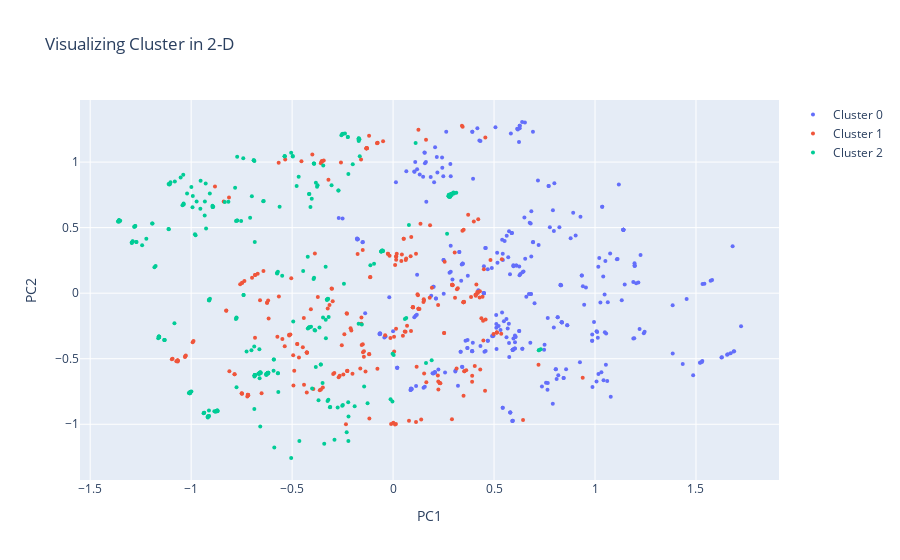

The cell this chart's notebook holds for it:
### Code cell
trace0 = go.Scatter(
                    x = cluster0["PCA_comp1"],
                    y = cluster0["PCA_comp2"],
                    mode = 'markers', marker = dict(size = 4),
                    name = 'Cluster 0')

trace1 = go.Scatter(
                    x = cluster1["PCA_comp1"],
                    y = cluster1["PCA_comp2"],
                    mode = 'markers', marker = dict(size = 4),
                    name = 'Cluster 1')

trace2 = go.Scatter(
                    x = cluster2["PCA_comp1"],
                    y = cluster2["PCA_comp2"],
                    mode = 'markers', marker = dict(size = 4),
                    name = 'Cluster 2')

trace3 = go.Scatter(
                    x = cluster3["PCA_comp1"],
                    y = cluster3["PCA_comp2"],
                    mode = 'markers', marker = dict(size = 4),
                    name = 'Cluster 3')

trace4 = go.Scatter(
                    x = cluster4["PCA_comp1"],
                    y = cluster4["PCA_comp2"],
                    mode = 'markers', marker = dict(size = 4),
                    name = 'Cluster 4')

trace5 = go.Scatter(
                    x = cluster5["PCA_comp1"],
                    y = cluster5["PCA_comp2"],
                    mode = 'markers', marker = dict(size = 4),
                    name = 'Cluster 5')

trace6 = go.Scatter(
                    x = cluster6["PCA_comp1"],
                    y = cluster6["PCA_comp2"],
                    mode = 'markers', marker = dict(size = 4),
                    name = 'Cluster 6')

trace7 = go.Scatter(
                    x = cluster7["PCA_comp1"],
                    y = cluster7["PCA_comp2"],
                    mode = 'markers', marker = dict(size = 4),
                    name = 'Cluster 7')

trace8 = go.Scatter(
                    x = cluster8["PCA_comp1"],
                    y = cluster8["PCA_comp2"],
                    mode = 'markers', marker = dict(size = 4),
                    name = 'Cluster 8')

trace9 = go.Scatter(
                    x = cluster9["PCA_comp1"],
                    y = cluster9["PCA_comp2"],
                    mode = 'markers', marker = dict(size = 4),
                    name = 'Cluster 9')

trace10 = go.Scatter(
                    x = cluster10["PCA_comp1"],
                    y = cluster10["PCA_comp2"],
                    mode = 'markers', marker = dict(size = 4),
                    name = 'Cluster 10')

data = [trace0, trace1, trace2, trace3, trace4, trace5, trace6, trace7, trace8, trace9, trace10]

title = "Visualizing Cluster in 2-D"

layout = dict(title = title,
              xaxis = dict(title = 'PC1', ticklen = 5, zeroline = False),
              yaxis = dict(title = 'PC2', ticklen = 5, zeroline = False)
                          )
              
fig = dict(data = data, layout = layout)
              
iplot(fig)

### Figure 1 — Plotly figure (JSON) as saved in the notebook; plotly's stock layout.template omitted (floating-point values rounded to 4 significant figures; data arrays with more than 128 entries replaced by an {"elided": "..."} marker saying what was removed)
{"data": [{"marker": {"size": 4}, "mode": "markers", "name": "Cluster 0", "type": "scatter", "x": {"elided": "331 float values"}, "y": {"elided": "331 float values"}}, {"marker": {"size": 4}, "mode": "markers", "name": "Cluster 1", "type": "scatter", "x": {"elided": "260 float values"}, "y": {"elided": "260 float values"}}, {"marker": {"size": 4}, "mode": "markers", "name": "Cluster 2", "type": "scatter", "x": {"elided": "305 float values"}, "y": {"elided": "305 float values"}}, {"marker": {"size": 4}, "mode": "markers", "name": "Cluster 3", "type": "scatter", "x": [], "y": []}, {"marker": {"size": 4}, "mode": "markers", "name": "Cluster 4", "type": "scatter", "x": [], "y": []}, {"marker": {"size": 4}, "mode": "markers", "name": "Cluster 5", "type": "scatter", "x": [], "y": []}, {"marker": {"size": 4}, "mode": "markers", "name": "Cluster 6", "type": "scatter", "x": [], "y": []}, {"marker": {"size": 4}, "mode": "markers", "name": "Cluster 7", "type": "scatter", "x": [], "y": []}, {"marker": {"size": 4}, "mode": "markers", "name": "Cluster 8", "type": "scatter", "x": [], "y": []}, {"marker": {"size": 4}, "mode": "markers", "name": "Cluster 9", "type": "scatter", "x": [], "y": []}, {"marker": {"size": 4}, "mode": "markers", "name": "Cluster 10", "type": "scatter", "x": [], "y": []}], "layout": {"title": {"text": "Visualizing Cluster in 2-D"}, "xaxis": {"ticklen": 5, "title": {"text": "PC1"}, "zeroline": false}, "yaxis": {"ticklen": 5, "title": {"text": "PC2"}, "zeroline": false}}}
